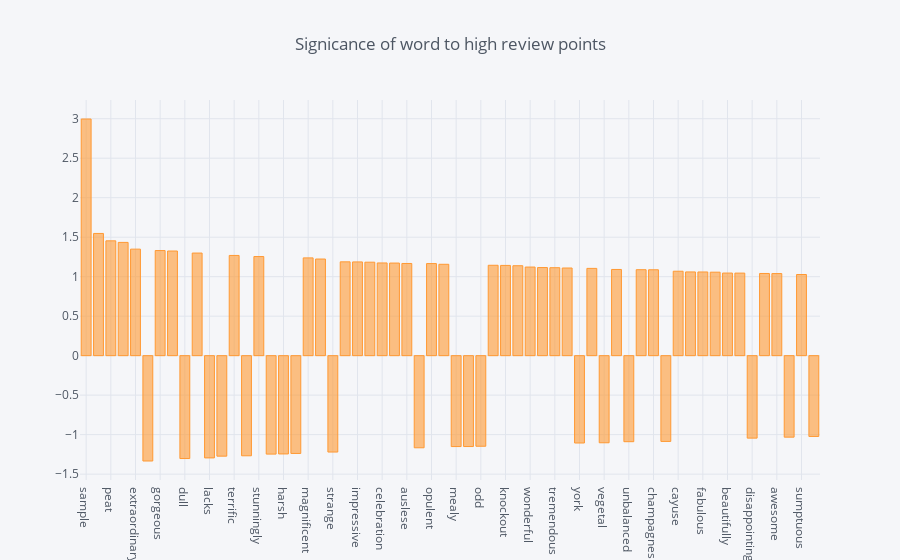

The notebook cell this image was saved under:
### Code cell
feature_weights.set_index('word').weight.head(60).iplot(kind = 'bar', title = 'Signicance of word to high review points', hline=(0,0))

### Figure 1 — Plotly figure (JSON) as saved in the notebook; plotly's stock layout.template omitted (floating-point values rounded to 4 significant figures)
{"data": [{"marker": {"color": "rgba(255, 153, 51, 0.6)", "line": {"color": "rgba(255, 153, 51, 1.0)", "width": 1}}, "name": "weight", "orientation": "v", "text": "", "type": "bar", "x": ["sample", "longterm", "peat", "longlived", "extraordinary", "—m", "gorgeous", "superb", "dull", "beautiful", "lacks", "virginia", "terrific", "weird", "stunningly", "watery", "harsh", "ammonia", "magnificent", "botrytis", "strange", "passito", "impressive", "furmint", "celebration", "memorable", "auslese", "marred", "opulent", "resist", "mealy", "terribly", "odd", "quit", "knockout", "amazingly", "wonderful", "brilliant", "tremendous", "stunning", "york", "opulence", "vegetal", "marvelous", "unbalanced", "amazing", "champagnes", "weedy", "cayuse", "impressively", "fabulous", "palatecoating", "beautifully", "fascinating", "disappointing", "decades", "awesome", "lacking", "sumptuous", "weak"], "y": [2.996, 1.547, 1.454, 1.434, 1.349, -1.334, 1.331, 1.325, -1.303, 1.299, -1.295, -1.272, 1.269, -1.268, 1.255, -1.246, -1.244, -1.238, 1.238, 1.224, -1.22, 1.188, 1.187, 1.183, 1.174, 1.172, 1.167, -1.167, 1.166, 1.157, -1.151, -1.151, -1.147, 1.144, 1.143, 1.139, 1.122, 1.116, 1.114, 1.11, -1.106, 1.105, -1.103, 1.091, -1.089, 1.089, 1.087, -1.086, 1.069, 1.06, 1.06, 1.057, 1.046, 1.045, -1.044, 1.041, 1.039, -1.032, 1.028, -1.023]}], "layout": {"autosize": true, "legend": {"bgcolor": "#F5F6F9", "font": {"color": "#4D5663"}}, "paper_bgcolor": "#F5F6F9", "plot_bgcolor": "#F5F6F9", "shapes": [{"line": {"color": "#db4052", "dash": "solid", "width": 1}, "type": "line", "x0": 0, "x1": 1, "xref": "paper", "y0": [0, 0], "y1": [0, 0], "yref": "y"}], "title": {"font": {"color": "#4D5663"}, "text": "Signicance of word to high review points"}, "xaxis": {"autorange": true, "gridcolor": "#E1E5ED", "range": [-0.5, 59.5], "showgrid": true, "tickfont": {"color": "#4D5663"}, "title": {"font": {"color": "#4D5663"}, "text": ""}, "type": "category", "zerolinecolor": "#E1E5ED"}, "yaxis": {"autorange": true, "gridcolor": "#E1E5ED", "range": [-1.574, 3.237], "showgrid": true, "tickfont": {"color": "#4D5663"}, "title": {"font": {"color": "#4D5663"}, "text": ""}, "type": "linear", "zerolinecolor": "#E1E5ED"}}}
